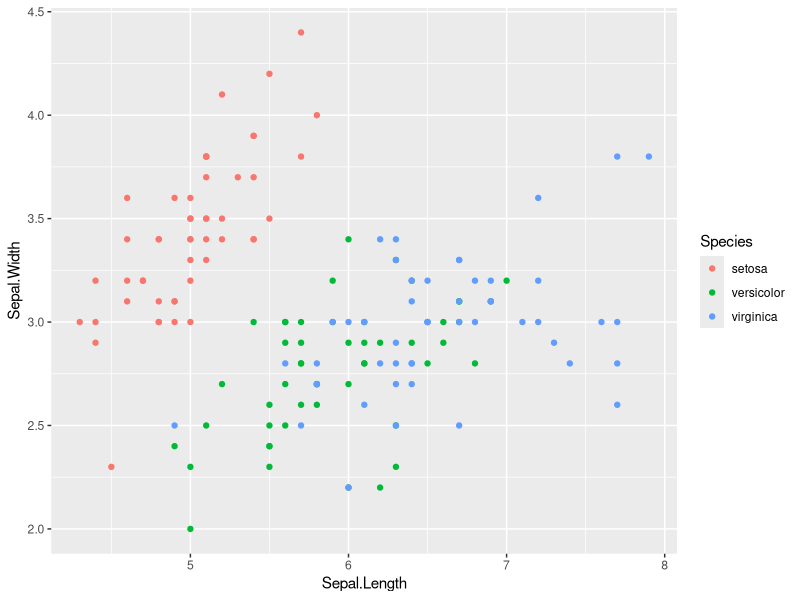
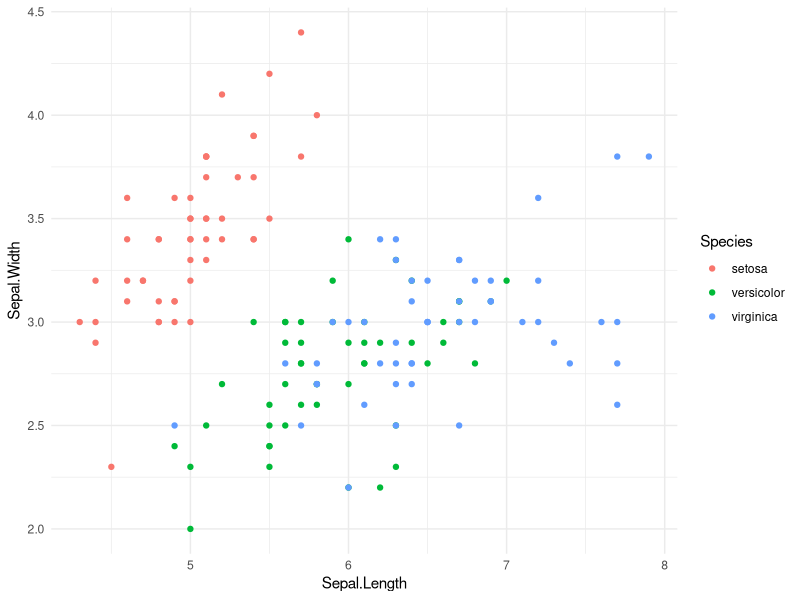

R code for these plots, in order:
## ---- chunk 1
knitr::opts_chunk$set(echo = TRUE)
## ---- chunk 2
# tu wpiszcie Wasz kod
## ---- chunk 3
# Tu wpiszcie Wasz kod
## ---- chunk 4
trzy_poziomy <- iris[1:3,5]
trzy_poziomy
## ---- chunk 5
library(ggplot2)
## ---- chunk 6
ggplot(iris) + geom_point(aes(x=Sepal.Length, y=Sepal.Width, col=Species))
## ---- chunk 7
ggplot(iris) + geom_point(aes(x=Sepal.Length, y=Sepal.Width, col=Species)) + theme_minimal()
## ---- chunk 8
# Tu wpiszcie Wasz kod
## ---- chunk 9
# Te zadania są do zrobienia jeśli zostanie dodatkowy czas na laboratoriach lub  do domu.
## ---- chunk 10
# Tu wpiszcie Wasz kod
